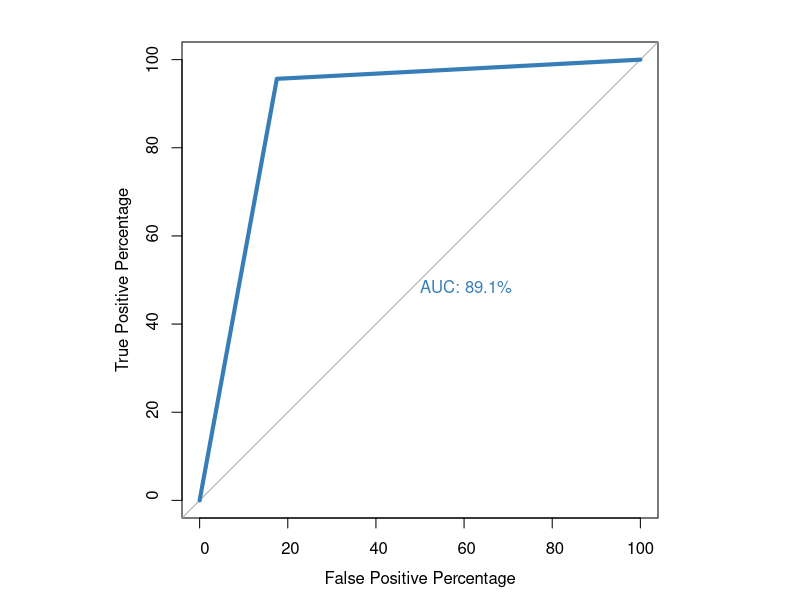

The R source for this figure: (Note: this script raises an error after producing the figure.)
## ---- chunk 1
library(tidyverse)
theme_set(theme_bw())

library(broom)
library(pROC)
knitr::opts_chunk$set(tidy = FALSE,
                      fig.width = 6,
                      fig.height = 5)

## ---- chunk 2
dados = read_csv("../data/rocObj.csv")
glimpse(dados)
## ---- chunk 3
par(pty = "s")
rocObj <- roc(dados$y_true, dados$y_pred, plot=TRUE, legacy.axes=TRUE, percent = TRUE, xlab = "False Positive Percentage", ylab= "True Positive Percentage", col="#377eb8", lwd=4, print.auc=TRUE)
## ---- chunk 4
ci.auc(rocObj, conf.level=0.95, method=c("delong",
"bootstrap"), boot.n = 10000, boot.stratified = TRUE, reuse.auc=TRUE,
progress = getOption("pROCProgress")$name, parallel=FALSE)
## ---- chunk 5
theta_diferenca_fds = function(d, i){
    sonos = d %>% 
        slice(i) %>% 
        group_by(turma) %>% 
        summarise(sono = mean(sono_fds)) 
    
    cdd = sonos %>% filter(turma == "cdd") %>% pull(sono)
    fpcc = sonos %>% filter(turma == "fpcc") %>% pull(sono)
    
    cdd - fpcc
}


theta_c_fds = theta_diferenca_fds(dados, 1:NROW(dados))

theta_c_fds
## ---- chunk 6
library(boot)
dados %>% 
    boot(statistic = theta_diferenca_fds, R = 4000) %>% 
    tidy(conf.level = 0.95, 
         conf.int = TRUE)
## ---- chunk 7
theta_embaralhado = function(d){
    sonos = d %>% 
        mutate(turma_embaralhada = sample(turma, n())) %>% 
        group_by(turma_embaralhada) %>% 
        summarise(sono = mean(sono_fds)) 
    
    cdd = sonos %>% filter(turma_embaralhada == "cdd") %>% pull(sono)
    fpcc = sonos %>% filter(turma_embaralhada == "fpcc") %>% pull(sono)
    
    cdd - fpcc
}

theta_embaralhado(dados)
## ---- chunk 8
diffs1 = replicate(5000, {theta_embaralhado(dados)})

tibble(diferenca = diffs1) %>% 
  ggplot(aes(x = diferenca)) + 
  # geom_histogram(binwidth = .2, fill = "white", color = "darkgreen") + 
    geom_density(fill = "white", color = "darkgreen") + 
  geom_vline(xintercept = theta_diferenca_fds(dados, 1:NROW(dados)), 
             color = "orange") + 
    geom_vline(xintercept = - theta_diferenca_fds(dados, 1:NROW(dados)), 
             color = "orange") + 
    geom_rug()
## ---- chunk 9
mean(abs(diffs1) >= abs(theta_diferenca_fds(dados, 1:NROW(dados))))
## ---- chunk 10
estimativas %>%
    filter(!is.na(HoursEstimate), !is.na(HoursActual)) %>%
    ggplot(aes(x = HoursEstimate, y = HoursActual)) +
    geom_point(colour = "brown", size = 1, alpha=.4) 
    ggsave("exemplo-figura2-1.pdf", width = 6, height = 4)
